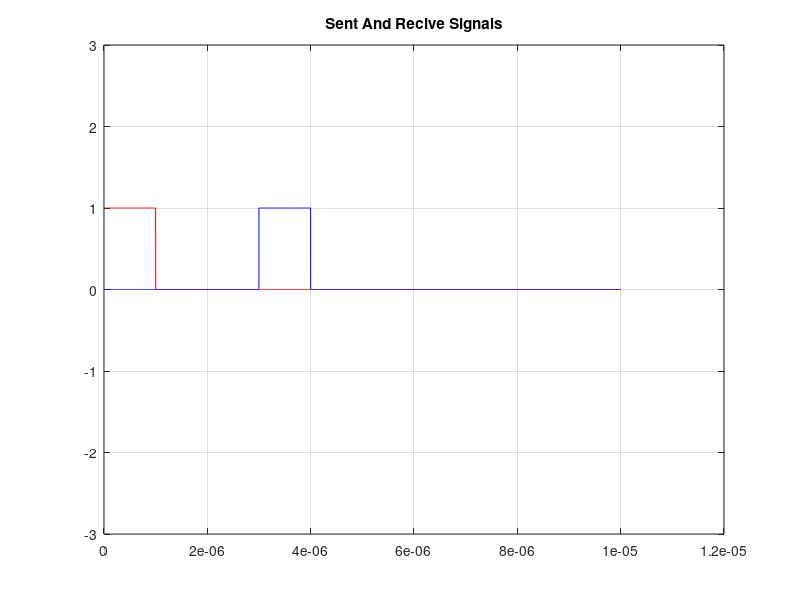

Recreate this plot in MATLAB.
ts=1e-9;
T=1e-5;
tau=1e-6;
t=0:ts:T;
idx=round(tau/ts);
upSignal=zeros(size(t));
upSignal(1:round(tau/ts))=1;
figure ;
plot(t,upSignal,'r');
ylim([-3,3]);
grid on;


td=2*450/3e8;
backSignal=zeros(size(t));
backSignal(round(td/ts):round(td/ts)+idx)=1;
hold on ;
plot(t,backSignal,'b');
title('Sent And Recive Signals');

